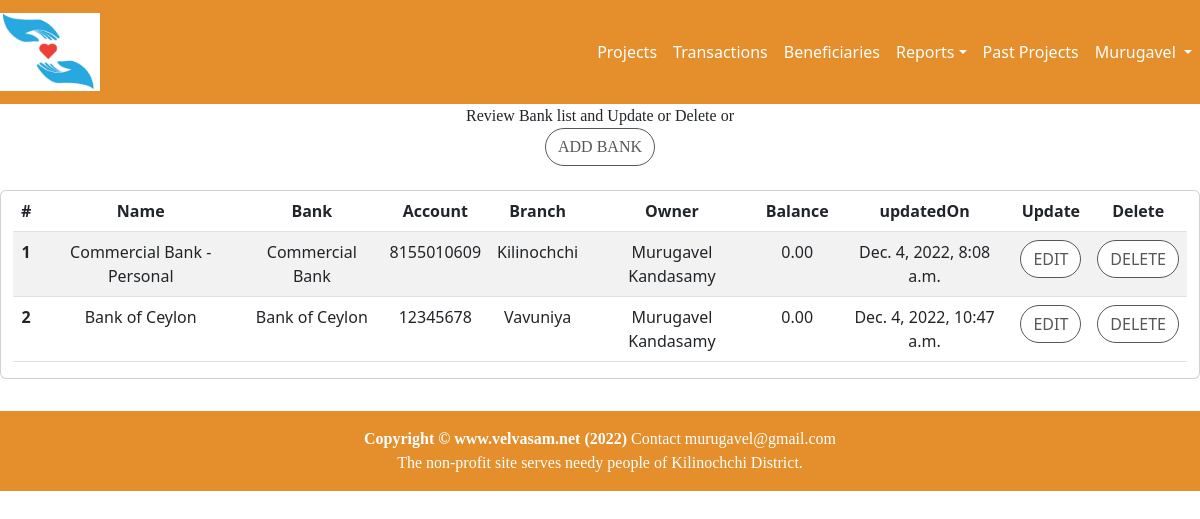
The app's page /accounts/bankAccountList (signed in) with its own data.
### accounts/models.py (models this page shows, shortened)
class BankAccount(models.Model):
    holder = models.ForeignKey(User,related_name='holder', on_delete=models.PROTECT)
    name = models.CharField(max_length=32)
    purpose = models.CharField(max_length=128,null=True,blank=True)
    bank = models.CharField(max_length=32)
    accNumber = models.CharField(max_length=32)
    branch = models.CharField(max_length=128)
    routing = models.CharField(max_length=128)
    telno = models.CharField(max_length=12, null=True, blank=True)
    email = models.CharField(max_length=32,null=True, blank=True)
    balance = models.DecimalField(max_digits=12,decimal_places=2,default=0.0)
    updatedBy = models.ForeignKey(User,on_delete=models.CASCADE)
    updatedOn = models.DateTimeField(default=timezone.now)

### accounts/views.py (the view)
# urls.py: re_path(r'bankAccountList', bankAccountListView, name='bankAccountList'),
@login_required
def bankAccountListView(request):
    user = User.objects.get(id=request.user.id)
    if request.method == 'GET':
        banks = BankAccount.objects.all()
        userRole = getUserRole(user,'bank')
        context={ 'bank_list':banks, 'userRole':userRole}
        return render(request = request,template_name = "bank_list.html",context=context)

### accounts/views.py (called while the page is built)
def getUserRole(user,table):
    userRole='NONE'
    if user.has_perm('accounts.add_'+table):
        userRole='EDIT'
    elif user.has_perm('accounts.view_'+table):
        userRole='VIEW'
    print('table :'+table+' '+userRole)
    return userRole

### accounts/templates/bank_list.html (shortened to what this page needs)
{% extends 'home/base.html' %}
{% block content %}
{% if userRole == 'NONE' %}
<div class="container-fluid">
    <div class="row text-center justify-content-center">
            <div class="card mt-2 mb-2">
            <div class="card-header">
                <div class="row">
                    <div class="col-sm-12">
                        Unauthorized to view the content
                    </div>
                </div>
            </div>
            </div>
    </div>
</div>
{% else %}
<div class="container-fluid">
    <div class="row text-center justify-content-center">
        {% if userRole == 'EDIT' or user.is_staff %}
        <p >Review Bank list and Update or Delete or <br>
         <a href="{% url 'accounts:bankAccountAdd'  %}" class="btn btn-secondary btn-md">Add Bank</a>
         </p>
        {% endif %}
        <div class="card mt-2 mb-2">
            <table class="table table-striped table-hover">
                <thead>
                    <tr>
                        <th scope="col">#</th>
                        <th scope="col">Name</th>
                        <th scope="col">Bank</th>
                        <th scope="col">Account</th>
                        <th scope="col">Branch</th>
                        <th scope="col">Owner</th>
                        <th scope="col">Balance</th>
                        <th scope="col">updatedOn</th>
                        {% if userRole == 'EDIT' %}
                        <th scope="col">Update </th>
                        <th scope="col">Delete </th>
                        {% endif %}
                    </tr>
                </thead>
                <tbody>
                   {% for bank in bank_list %}
                    <tr>
                        <th scope=""row">{{forloop.counter}}</th>
                        <td>{{bank.name}} </td>
                        <td>{{bank.bank}} </td>
                        <td>{{bank.accNumber}} </td>
                        <td>{{bank.branch}}</td>
                        <td>{{bank.holder.first_name}} {{bank.holder.last_name}}</td>
                        <td>{{bank.balance}}</td>
                        <td>{{bank.updatedOn}}</td>
                        {% if userRole == 'EDIT' %}
                        <td><a href="{% url 'accounts:bankAccountUpd' bank.id %}" class="btn btn-danger btn-md">Edit</a></td>
                        <td>
                            <button type="button" class="btn btn-primary" data-bs-toggle="modal" data-bs-target="#deleteUserModal">
                                Delete
                            </button>
                        </td>
                        {% endif %}
                    </tr>
                    {% endfor %}
                </tbody>
            </table>
        </div>
    </div>
 </div>
{% endif %}
{% include 'home/footer.html' %}
{% endblock content %}

### home/templates/home/base.html (shortened to what this page needs)
<!DOCTYPE html>
<html lang="en">
<head>
    <link href="https://cdn.jsdelivr.net/npm/bootstrap@5.2.1/dist/css/bootstrap.min.css" rel="stylesheet">
    {% load static %}
    <link href="{% static 'css/home.css' %}" rel="stylesheet"/>
</head>
<body>
<div id="page-content-wrapper">
    <nav class="navbar navbar-expand-lg navbar-dark bg-red">
        <div class="navbar-brand">
            <a href="/"><img src="{% static 'images/velvasam_logo.jpg' %}" alt="velvasam Logo" width="100"></a>
        </div>
        <div class="collapse navbar-collapse" id="navbarSupportedContent">
            <ul class="navbar-nav ms-auto mb-2 mb-lg-0">
              <li class="nav-item">
                    <a class="nav-link" href={% url 'accounts:projectList' %}>Projects</a>
              </li>
              <li class="nav-item">
                <a class="nav-link" href={% url 'accounts:transactionAll' %}>Transactions</a>
              </li>
              <li class="nav-item">
                <a class="nav-link" href={% url 'accounts:beneficiaryList' %}>Beneficiaries</a>
              </li>
              <li class="nav-item">
                <div class="dropdown dropdown">
                    <a class="nav-link dropdown-toggle" data-bs-toggle="dropdown" href="#">Reports</a>
                </div>
              </li>
              <li class="nav-item">
                <a class="nav-link" href={% url 'accounts:projectClosedList' %}>Past Projects</a>
              </li>
              <li class="nav-item">
                <div class="dropdown">
                    {% if user.is_authenticated %}
                        <a class="nav-link dropdown-toggle" data-bs-toggle="dropdown" href="#">{{user.first_name}}   </a>
                    {% else %}
                        <a class="nav-link dropdown-toggle" data-bs-toggle="dropdown" href="#">LogIn</a>
                        <ul class="dropdown-menu">
                        <li><a class="dropdown-item" href={% url 'accounts:login' %}>Log In</a></li>
                        <li><a class="dropdown-item" href={% url 'accounts:signup' %}>Sign Up</a></li>
                        </ul>
                    {% endif %}
                </div>
            </li>
            </ul>
        </div>
    </nav>
    <div id="wrapper">
        {% block content %}
        {% endblock %}
    </div>
</div>
</body>
</html>

### home/static/css/home.css (style rules this page uses)
body { overflow-x: hidden; }
h1, h2, h3, h4, h5, h6, p { font-family: 'Merriweather'; }
.card-header, a:link { text-transform: uppercase; font-weight: 200; color: #585656; }
.archive-link, a:link { text-transform:capitalize; text-align:left; font-weight:normal; color: #585656; }
#page-content-wrapper .btn { text-transform: uppercase; font-weight: 500; color: #585656; background-color: #fff; border-color: #585656; border-radius: 20px; transition: all 0.3s ease 0s; cursor: pointer; outline: none; }
#page-content-wrapper { min-width: 100vw; }
@media (min-width: 768px) { #page-content-wrapper { min-width: 0; width: 100%; } }
.navbar-dark { background:#82063B; }

### home/templates/home/base.html (style rules this page uses)
.bg-red { background:#e48e2c; }
.nav-link { color:white!important; }

### records on screen
BankAccount: name "Commercial Bank - Personal", bank "Commercial Bank", accNumber "8155010609", branch "Kilinochchi", holder.first_name "Murugavel", holder.last_name "Kandasamy", balance "0.00", updatedOn "Dec. 4, 2022, 8:08 a.m."
BankAccount: name "Bank of Ceylon", bank "Bank of Ceylon", accNumber "12345678", branch "Vavuniya", holder.first_name "Murugavel", holder.last_name "Kandasamy", balance "0.00", updatedOn "Dec. 4, 2022, 10:47 a.m."

### other values on screen
{{ user.first_name }} "Murugavel"
